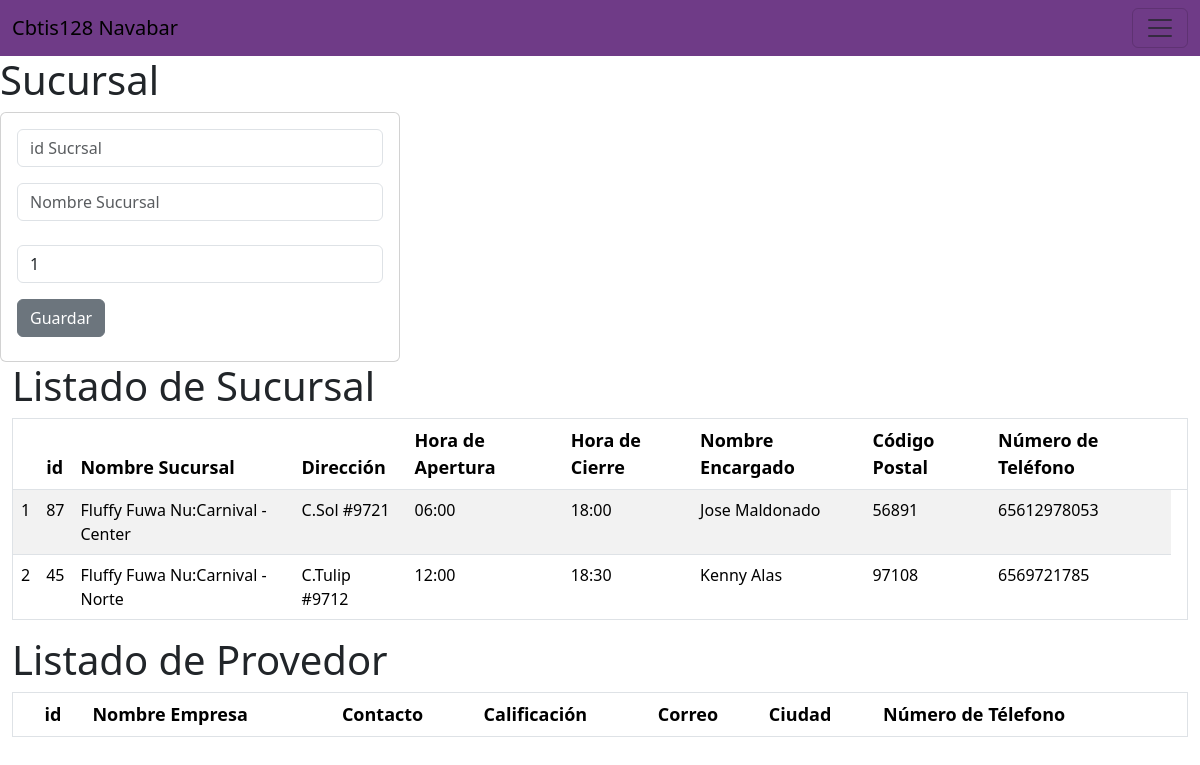
The page / on the database its author committed.
### sucursal_app/models.py (models this page shows, shortened)
class Sucursal(models.Model):
    idSucursal = models.CharField(primary_key=True, max_length=6)
    nombre_sucursal = models.CharField(max_length=100)
    direccion = models.CharField(max_length=100)
    horaApertura = models.TimeField()
    horaCierre = models.TimeField()
    nombre_encargado = models.CharField(max_length=100)
    cp = models.CharField(
        max_length=10,  # Suficiente para CPs internacionales
        validators=[
            RegexValidator(
                regex=r'^\d{5}(-\d{4})?$',
                message="El código postal debe tener 5 dígitos."
            )
        ]
    )
    numero_telefono_s = models.CharField(
        max_length=15,
        validators=[
            RegexValidator(
                r'^\+?1?\d{9,15}$',
                message="El número debe ser entre 9 y 15 dígitos, y puede incluir '+' al inicio."
            )
        ]
    )

### sucursal_app/views.py (the view)
# urls.py: path("",views.inicio_vista, name="inicio_vista"),
def inicio_vista(request):
    lassucursales=Sucursal.objects.all()
    return render(request,"gestionarsucursal.html",{"missucursales":lassucursales})

### sucursal_app/templates/gestionarsucursal.html (shortened to what this page needs)
{% extends "base.html" %}
{% block cuerpo %}
<div class="col-sm-12 col-md-4 col-lg-4 col-xl-4">
    <h1>Sucursal</h1>
    <div class="card">
        <div class="card-body">
            <form action="/registrarSucursal/" method="POST"> {% csrf_token %}
                <div class="form-group">
                    <input type="text" id="txtidSucursal" name="txtidSucursal" class="form-control"
                    placeholder="id Sucrsal" minLenght="6" maxLenght="6" reqired>
                </div>
                <div class="form-group py-3">
                    <input type="text" id="txtnombre_sucursal" name="txtnombre_sucursal" class="form-control"
                    placeholder="Nombre Sucursal" maxLenght="100" reqired>
                </div>
                <div class="form-group py-2">
                    <input type="text" id="txt" name="numcreditos" class="form-control"
                    value="1" min="1" max="9" reqired>
                </div>
                <div class="form-group py-2">
                    <button type="submit" class="btn btn-secondary">Guardar</button>
                </div>
            </form>
        </div>
    </div>
</div>
<div class="container-fluid">
    <div class="row">
        <div class="col-12">
            <h1>Listado de Sucursal</h1>
            <div class="table-responsive">
                <table class="table table-striped w-100">
                    <thead>
                        <tr>
                            <th scope="col"></th>
                            <th scope="col">id</th>
                            <th scope="col">Nombre Sucursal</th>
                            <th scope="col">Dirección</th>
                            <th scope="col">Hora de Apertura</th>
                            <th scope="col">Hora de Cierre</th>
                            <th scope="col">Nombre Encargado</th>
                            <th scope="col">Código Postal</th>
                            <th scope="col">Número de Teléfono</th>
                            <th colspan="3"></th>
                        </tr>
                    </thead>
                    <tbody>
                        {% for m in missucursales %}
                        <tr>
                            <td> {{ forloop.counter }}</td>
                            <td> {{ m.idSucursal }}</td>
                            <td> {{ m.nombre_sucursal }}</td>
                            <td> {{ m.direccion }}</td>
                            <td> {{ m.horaApertura }}</td>
                            <td> {{ m.horaCierre }}</td>
                            <td> {{ m.nombre_encargado }}</td>
                            <td> {{ m.cp }}</td>
                            <td> {{ m.numero_telefono_s }}</td>
                        </tr>
                        {% endfor %}
                    </tbody>
                </table>
            </div>
        </div>
    </div>
</div>
<div class="container-fluid">
    <div class="row">
        <div class="col-12">
            <h1>Listado de Provedor</h1>
            <div class="table-responsive">
                <table class="table table-striped w-100">
                    <thead>
                        <tr>
                            <th scope="col"></th>
                            <th scope="col">id</th>
                            <th scope="col">Nombre Empresa</th>
                            <th scope="col">Contacto</th>
                            <th scope="col">Calificación</th>
                            <th scope="col">Correo</th>
                            <th scope="col">Ciudad</th>
                            <th scope="col">Número de Télefono</th>
                            <th colspan="3"></th>
                        </tr>
                    </thead>
                </table>
            </div>
        </div>
    </div>
</div>
{% endblock %}

### sucursal_app/templates/base.html (shortened to what this page needs)
<!doctype html>
<html lang="en">
<head>
    <link href="https://cdn.jsdelivr.net/npm/bootstrap@5.3.3/dist/css/bootstrap.min.css" rel="stylesheet">
</head>
    <body>
        <nav class="navbar" style="background-color: #6f3b87;">
            <div class="container-fluid">
                <a class="navbar-brand" href="#">Cbtis128 Navabar</a>
                <button class="navbar-toggler" type="button" data-bs-toggle="collapse" data-bs-target="#navbarNav" aria-controls="navbarNav" aria-expanded="false" aria-label="Toggle navigation">
                    <span class="navbar-toggler-icon"></span>
                </button>
            </div>
        </nav>
    {% block cuerpo %}
    {% endblock %}
    </body>
</html>

### sucursal_app/templates/base.html (style rules this page uses)
table { width: 100%; font-size: 16px; border: 1px solid #ccc; }
table th, table td { padding: 15px; text-align: left; }
table th { background-color: #f5f5f5; font-size: 18px; }
table tr:nth-child(even) { background-color: #f9f9f9; }

### rows shown on the page
Sucursal: idSucursal "87", nombre_sucursal "Fluffy Fuwa Nu:Carnival -Center", direccion "C.Sol #9721", horaApertura "06:00", horaCierre "18:00", nombre_encargado "Jose Maldonado", cp "56891", numero_telefono_s "65612978053"
Sucursal: idSucursal "45", nombre_sucursal "Fluffy Fuwa Nu:Carnival -Norte", direccion "C.Tulip #9712", horaApertura "12:00", horaCierre "18:30", nombre_encargado "Kenny Alas", cp "97108", numero_telefono_s "6569721785"
